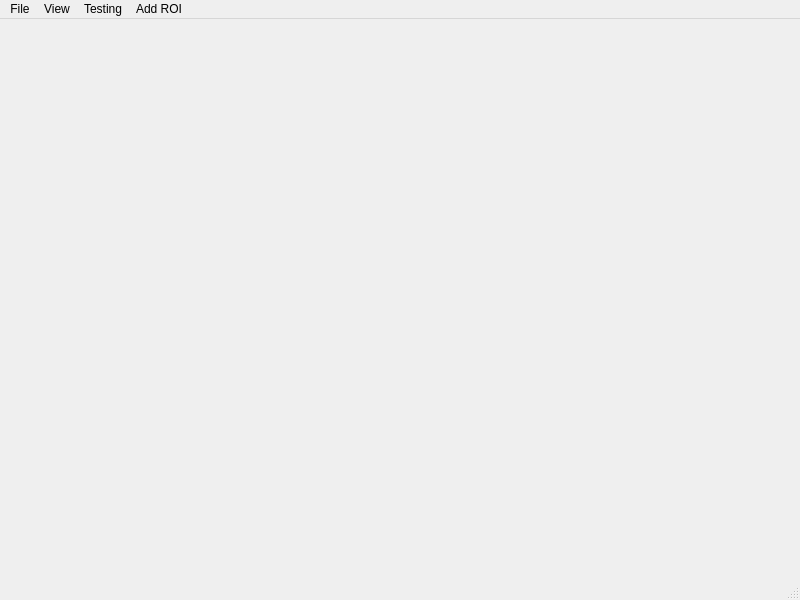
<?xml version="1.0" encoding="UTF-8"?>
<ui version="4.0">
 <class>MainWindow</class>
 <widget class="QMainWindow" name="MainWindow">
  <property name="geometry">
   <rect>
    <x>0</x>
    <y>0</y>
    <width>800</width>
    <height>600</height>
   </rect>
  </property>
  <property name="windowTitle">
   <string>Fiber Viewer</string>
  </property>
  <widget class="QWidget" name="centralwidget"/>
  <widget class="QMenuBar" name="menuBar">
   <property name="geometry">
    <rect>
     <x>0</x>
     <y>0</y>
     <width>800</width>
     <height>21</height>
    </rect>
   </property>
   <widget class="QMenu" name="menuFile">
    <property name="title">
     <string>File</string>
    </property>
    <addaction name="actionOpenBundle"/>
    <addaction name="actionOpenMesh"/>
    <addaction name="actionOpenMRI"/>
   </widget>
   <widget class="QMenu" name="menuTesting">
    <property name="title">
     <string>Testing</string>
    </property>
    <addaction name="actionIlumination"/>
    <addaction name="actionBackground"/>
    <addaction name="actionCamera"/>
    <addaction name="actionTest"/>
   </widget>
   <widget class="QMenu" name="menuView">
    <property name="title">
     <string>View</string>
    </property>
    <addaction name="actionVisualizationObjects"/>
    <addaction name="actionBoundingBoxes"/>
   </widget>
   <widget class="QMenu" name="actionAddROI">
    <property name="title">
     <string>Add ROI</string>
    </property>
    <addaction name="actionAddROISphere"/>
   </widget>
   <addaction name="menuFile"/>
   <addaction name="menuView"/>
   <addaction name="menuTesting"/>
   <addaction name="actionAddROI"/>
  </widget>
  <widget class="QStatusBar" name="statusBar"/>
  <action name="actionOpenBundle">
   <property name="text">
    <string>Open Bundle</string>
   </property>
  </action>
  <action name="actionLoadAtlas">
   <property name="text">
    <string>Load atlas</string>
   </property>
  </action>
  <action name="actionCamera">
   <property name="text">
    <string>Camera</string>
   </property>
  </action>
  <action name="actionIlumination">
   <property name="text">
    <string>Ilumination</string>
   </property>
  </action>
  <action name="actionToggleStatusBar">
   <property name="checkable">
    <bool>true</bool>
   </property>
   <property name="text">
    <string>Toggle Status Bar</string>
   </property>
  </action>
  <action name="actionToggleMenu">
   <property name="checkable">
    <bool>true</bool>
   </property>
   <property name="text">
    <string>Toggle Menu</string>
   </property>
  </action>
  <action name="actionToggleFullScreen">
   <property name="text">
    <string>Full Screen</string>
   </property>
  </action>
  <action name="actionToggleDock">
   <property name="checkable">
    <bool>true</bool>
   </property>
   <property name="text">
    <string>Toggle Patients Tree</string>
   </property>
  </action>
  <action name="actionBackground">
   <property name="text">
    <string>Background</string>
   </property>
  </action>
  <action name="actionOpenMesh">
   <property name="text">
    <string>Open Mesh</string>
   </property>
  </action>
  <action name="actionVisualizationObjects">
   <property name="checkable">
    <bool>true</bool>
   </property>
   <property name="enabled">
    <bool>true</bool>
   </property>
   <property name="text">
    <string>Visualization objects</string>
   </property>
  </action>
  <action name="actionBoundingBoxes">
    <property name="checkable">
        <bool>true</bool>
    </property>
    <property name="enabled">
        <bool>true</bool>
    </property>
    <property name="text">
        <string>Show Bounding Boxes</string>
    </property>
  </action>
  <action name="actionOpenMRI">
   <property name="text">
    <string>Open MRI</string>
   </property>
  </action>
  <action name="actionAddROISphere">
   <property name="text">
    <string>Sphere</string>
   </property>
  </action>
  <action name="actionTest">
   <property name="text">
    <string>Test!</string>
   </property>
  </action>
 </widget>
 <resources/>
 <connections/>
</ui>
